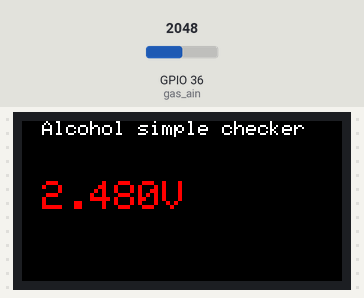
The sketch below on a simulated ESP32. Parts: 160×80 colour display. The inputs (shaded band) are chosen by the test bench; at power-on: GPIO 36 (gas_ain) = 2048. What the sketch prints to the serial monitor is not drawn.

Above: at 1.3 s.
1.4 s: GPIO 36 (gas_ain) set to 1700
At 2.6 s:
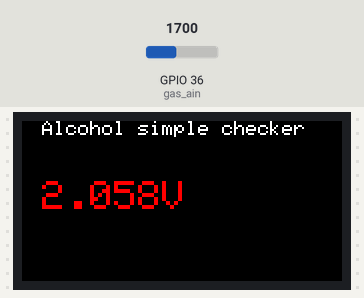
3.1 s: GPIO 36 (gas_ain) set to 1590
At 4.2 s:
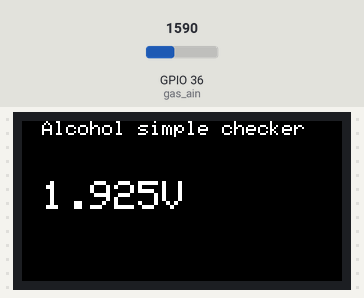
4.6 s: GPIO 36 (gas_ain) set to 1228
At 5.7 s:
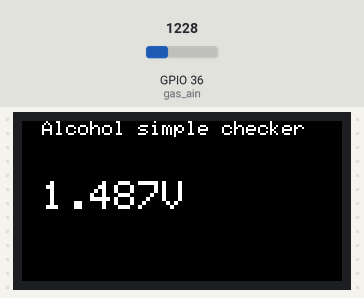
Timing chart, 0 to 7.6 s (numbered marks = the images above; inputs shaded):
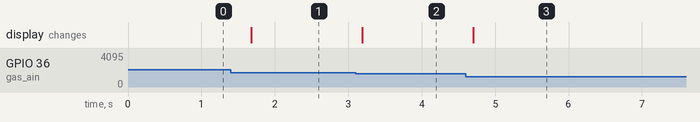

Measured:
- the behaviour switches between 1652 and 1651 on GPIO 36 (gas_ain) (found by bisection; images 1 and 2)
- after the input at 1.4 s, the display: changes after 0.28 s (image 1)
- after the input at 3.1 s, the display: changes after 0.09 s (image 2)
- after the input at 4.6 s, the display: changes after 0.10 s (image 3)

The sketch:

Gas_Sensor-6dBatt.ino
```cpp
//alcohol simple checker
//Arduino 1.8.15 , Board manager M5Stack Arduino M5stick-C 1.0.9
//Waveshare MQ-3 gus Sensor , https://www.waveshare.com/mq-3-gas-sensor.htm

#include <M5StickC.h>
const float Vref = 1.75 ; //ATT -6dB時の最大電圧
int gas_din=26; // M5stick-C IO26 Degital Input ,connect to the Dout terminal
int gas_ain=36; // M5stick-C IO36 Analog Input ,connect to the Aout terminal
int ad_value;
float gas_value;
float gas_value_ave;
float gas_value_sum;
int avenum=10; //平均値取得用の測定回数
float ATT=5.1/1.8;//抵抗分圧
float VTH=2.0;// アルコール検知のスレッシュ電圧 2.0 - 2.5V 位で設定

void setup()
{
  M5.begin();
  pinMode(gas_din,INPUT);
  pinMode(gas_ain,ANALOG);
  analogSetPinAttenuation(gas_ain, ADC_6db);//set GPIO36 ATT -6dB
  Serial.begin(115200);
  M5.Lcd.setRotation(3);
  M5.Lcd.setTextSize(1);
  M5.Lcd.fillScreen(BLACK);
  M5.Lcd.setTextColor(WHITE, BLACK);
  M5.Lcd.setCursor(10, 0);
  M5.Lcd.print("Alcohol simple checker");
}
void loop()
{
  gas_value_ave = 0;
  gas_value_sum = 0;
  for (int i=0 ; i<avenum ;i++)
  {
    int ad_value=analogRead(gas_ain);
    gas_value = float(ad_value) * Vref  / 4095.0; // 12bit
    gas_value_sum = gas_value_sum + gas_value;
  }
    gas_value_ave = gas_value_sum / avenum;
    Serial.println("Gas leakage");
    Serial.print("gas_value:");
//    Serial.print(gas_value);
    Serial.print(gas_value_ave);
    Serial.println("V");
    if (gas_value_ave * ATT > VTH) {
    M5.Lcd.setTextColor(RED, BLACK);
    }
    M5.Lcd.setTextSize(2);
    M5.Lcd.setCursor(10, 30);
    M5.Lcd.printf("%.3fV", gas_value_ave * ATT);
    M5.Lcd.setTextColor(WHITE, BLACK);
    delay(500);
}
```
